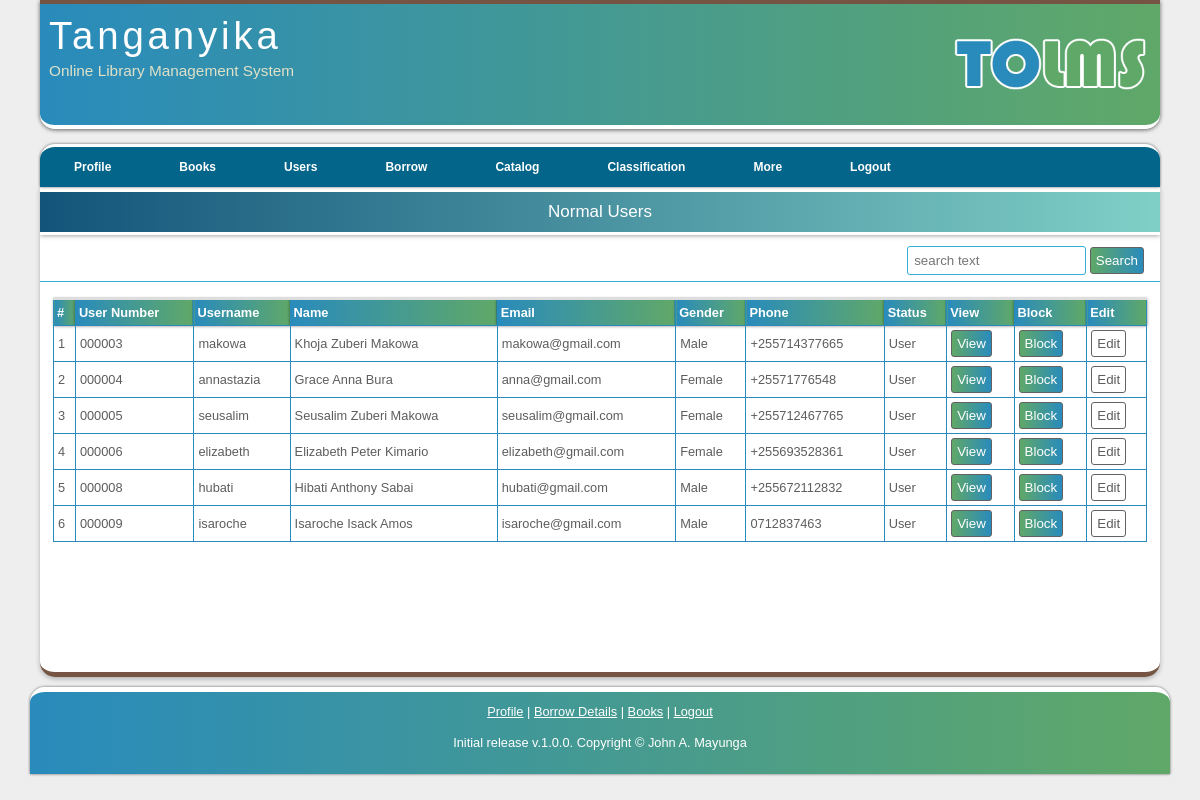
Page /viewUserUsers.php (signed in) on the committed database.
### tables this page shows
CREATE TABLE `users` (
  `userID` int(11) NOT NULL,
  `userNo` varchar(25) DEFAULT NULL,
  `uName` varchar(20) NOT NULL,
  `pass` varchar(60) NOT NULL,
  `email` varchar(40) DEFAULT NULL,
  `fName` varchar(20) NOT NULL,
  `mName` varchar(20) DEFAULT NULL,
  `sName` varchar(20) NOT NULL,
  `address` varchar(50) DEFAULT NULL,
  `phone` varchar(15) NOT NULL,
  `gender` enum('Male','Female') NOT NULL,
  `type` varchar(40) DEFAULT NULL,
  `idType` varchar(50) DEFAULT NULL,
  `idNo` varchar(30) DEFAULT NULL,
  `street` varchar(50) DEFAULT NULL,
  `houseNo` varchar(50) DEFAULT NULL,
  `country` varchar(40) DEFAULT NULL,
  `photo` varchar(70) DEFAULT NULL,
  `uLevel` enum('Admin','Librarian','User','Blocked') NOT NULL DEFAULT 'User'
);

### AppRoot/init.inc.php (called while the page is built, shortened)
<?php
$host = 'localhost';
$user = 'atchosti_tolms';
$password = 'MayungaPassword';
$database = 'atchosti_tolms';
$link = mysqli_connect($host, $user, $password, $database );
if(isset($_SESSION['userID'])){
    $sessionULe           = $_SESSION['uLevel'];
}
require_once ('AppRoot/Functions/viewFunctions.php');

### AppRoot/Functions/viewFunctions.php (called while the page is built, shortened)
<?php
function viewUsers($level='', $level1='', $gender='', $filter = ''){
    global $link;
    $query          = "SELECT * FROM users WHERE userID <>'' ";
    if(!empty($level) && $level1 =='' ){
        $query .= " AND uLevel = '{$level}' ";
    }
    $queryresult = mysqli_query($link, $query);
    return $queryresult;
}

### viewUserUsers.php (the view, shortened to what this page needs)
<?php
include('AppRoot/init.inc.php');
$level='User'; $level1=''; $gender=''; $filter = '';
?>
<!DOCTYPE HTML>
<html>
    <?php require_once 'AppRoot/Includes/head.inc';?>
    <body>
      <div id="main">
          <?php include 'AppRoot/Includes/header.inc'; ?>
          <?php include 'AppRoot/Includes/navigation.inc'; ?>
        <div id="site_content">
            <div class="my-title">Normal Users</div>
            <?php include('AppRoot/Includes/searchForm.inc'); ?>
            <div class="contents-manage">
                <table class="data-table">
                    <tr>
                       <th>#</th>
                       <th>User Number</th><th>Username</th><th>Name</th><th>Email</th><th>Gender</th><th>Phone</th><th>Status</th>
                       <?php if($sessionULe == 'Admin' || $sessionULe == 'Librarian') : ?>
                       <th>View</th>
                       <th>Block</th>
                       <th>Edit</th>
                       <?php endif; ?>
                    </tr>
                        <tbody>
                        <?php
                        $number = 1;
                        foreach (viewUsers($level, $level1, $gender, $filter) as $user) :
                            extract($user);
                        ?>
                            <tr>
                                <td><?= $number; ?></td>
                                <td><?= $userNo; ?></td>
                                <td><?= $uName; ?></td>
                                <td><?= $fName ." ". $mName ." ". $sName; ?></td>
                                <td><?= $email; ?></td>
                                <td><?= $gender; ?></td>
                                <td><?= $phone; ?></td>
                                <td><?= $uLevel; ?></td>
                                <td>
                                    <form action="viewUser.php" method="POST">
                                        <input type="submit" class="control-button view" name="viewFullUser" value="View"/>
                                    </form>
                                </td>
                                <td>
                                    <form action="viewUserUsers.php" method="POST">
                                        <?php
                                        if($uLevel != 'Admin') :
                                            if($uLevel == 'Blocked') :
                                                ?>
                                            <input type="submit" class="control-button view" name="unblock" value="Unblock"/>
                                            <input type="hidden" name="id" value="<?= $userID; ?>"/>
                                            <?php else : ?>
                                            <input type="submit" class="control-button view" name="block" value="Block"/>
                                            <?php
                                            endif;
                                        else:
                                            echo 'Am Admin!';
                                        endif; ?>
                                    </form>
                                </td>
                                <?php if($sessionULe == 'Admin' || $sessionULe == 'Librarian') : ?>
                                <td>
                                    <form action="manageUser.php" method="POST">
                                        <input type="submit" class="control-button edit" name="editUser" value="Edit"/>
                                    </form>
                                </td>
                                <?php endif; ?>
                            </tr>
                        <?php
                            $number ++;
                            endforeach;
                        ?>
                        </tbody>
                    </table>
                </div>
            </div>
        </div>
        <?php include 'AppRoot/Includes/footer.inc'; ?>
    </body>
</html>

### AppRoot/Assets/CSS/styles.css (style rules this page uses)
* { margin: 0; padding: 0; }
body { font: normal .80em 'trebuchet ms', arial, sans-serif; background: #eee; color: #5D5D5D; text-align: justify; }
#main { max-width: 1120px; padding: 0 20px 0 20px; margin: 0 auto 10px auto; }
#site_content { width: 100%; min-height: 480px; overflow: hidden; padding: 0px; background: #fff; border-top: 5px solid #fff; border-bottom: 5px solid #765443;; border-radius: 0 0 15px 15px; color: #5D5D5D; box-shadow: 0 2px 5px 0 rgba(0,0,0,.26); margin-bottom: 10px; }
.my-title { padding: 10px; background: linear-gradient(to right, #13547a, #80d0c7); border-bottom: 3px solid #fff; color: #fff; font-size: 17px; margin-bottom: 5px; text-align: center; box-shadow: 0 0 5px rgba(0,0,0,.5); }
.contents-manage { padding: 15px 13px 17px 13px; }
.control-button { padding: 5px; border: 1px solid #636161; border-radius: 3px; color: #fff; text-decoration: none; outline: none; }
.edit { background-color: #fff; color: #5D5D5D; }
.view { background: linear-gradient(to right, #60A868, #298BBC); }
table { border-collapse: collapse; }
.data-table { border-top: 3px solid #ddd; width: 100%; }
.data-table th, .data-table td { vertical-align: middle; border: 1px solid #298BBC; }
.data-table th { background: linear-gradient(to right, #298BBC, #60A868); padding: 5px 3px; color: #fff; box-shadow: 0 0 3px rgba(0,0,0,.5); }
.data-table td { padding: 4px; }

### rows in the picture
users: userNo "000003", uName "makowa", fName "Khoja", mName "Zuberi", sName "Makowa", email "makowa@gmail.com", gender "Male", phone "+255714377665", uLevel "User"
users: userNo "000004", uName "annastazia", fName "Grace", mName "Anna", sName "Bura", email "anna@gmail.com", gender "Female", phone "+25571776548", uLevel "User"
users: userNo "000005", uName "seusalim", fName "Seusalim", mName "Zuberi", sName "Makowa", email "seusalim@gmail.com", gender "Female", phone "+255712467765", uLevel "User"
users: userNo "000006", uName "elizabeth", fName "Elizabeth", mName "Peter", sName "Kimario", email "elizabeth@gmail.com", gender "Female", phone "+255693528361", uLevel "User"
users: userNo "000008", uName "hubati", fName "Hibati", mName "Anthony", sName "Sabai", email "hubati@gmail.com", gender "Male", phone "+255672112832", uLevel "User"
users: userNo "000009", uName "isaroche", fName "Isaroche", mName "Isack", sName "Amos", email "isaroche@gmail.com", gender "Male", phone "0712837463", uLevel "User"
